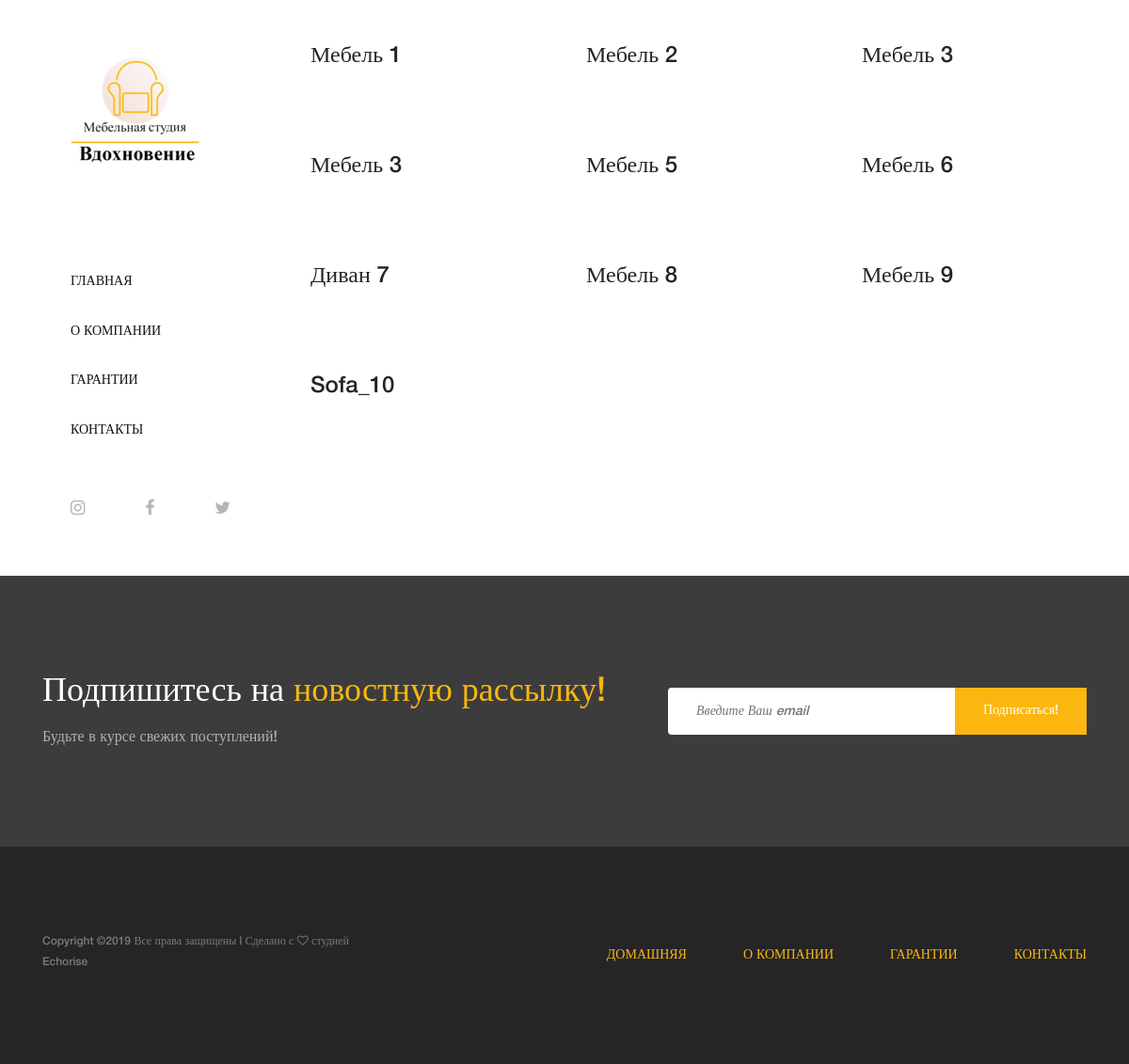
The page / on the database its author committed.
### sofas/models.py (models this page shows, shortened)
class SofaImage(models.Model):
    Sofa = models.ForeignKey(Sofa, blank=True, null=True, default=None, on_delete=models.CASCADE, verbose_name='Мебель')
    image = models.ImageField(upload_to='sofa_images/', verbose_name='Фотография')
    is_main = models.BooleanField(default=False, verbose_name='Главная')
    is_active = models.BooleanField(default=True, verbose_name='Актуально')
    created = models.DateTimeField(default=timezone.now, verbose_name='Дата загрузки')
    updated = models.DateTimeField(default=timezone.now, verbose_name='Дата редактирования')
    class Meta:
        verbose_name = 'Фотография мебели'
        verbose_name_plural = 'Фотографии мебели'

class Sofa(models.Model):
    name = models.CharField(max_length=64, blank=True, null=True, default=True, verbose_name='Наименование мебели')
    category = models.ForeignKey(SofaCategory, blank=True, null=True, default=True, on_delete=models.CASCADE, verbose_name='Категория мебели')
    price = models.DecimalField(max_digits=10, decimal_places=0, default=True, verbose_name='Цена')
    short_description = models.TextField(max_length=50, blank=True, null=True, default=None,verbose_name='Кр. описание')
    description = models.TextField(blank=True, null=True, default=None, verbose_name='Полное описание')
    is_active = models.BooleanField(default=True, verbose_name='В наличии?')
    created = models.DateTimeField(default=timezone.now, verbose_name='Дата создания записи')
    updated = models.DateTimeField(default=timezone.now, verbose_name='Дата редактирования записи')
    class Meta:
        verbose_name = 'Мебель'
        verbose_name_plural = 'Мебель'

### landing/views.py (the view)
# urls.py: url(r'^$', views.home, name='home'),
def home(request):
    sofas_images = SofaImage.objects.filter(is_active=True, is_main=True, Sofa__is_active=True)
    sofas_images_1 = sofas_images.filter(Sofa__category__id=1)
    form = SubscriberForm(request.POST or None)
    if request.method == "POST" and form.is_valid():
        print(request.POST)
        print(form.cleaned_data)
        data = form.cleaned_data
        print(form.cleaned_data["email"])
        new_form = form.save()
    return render(request, 'landing/home.html', locals())

### landing/forms.py
class SubscriberForm(forms.ModelForm):
    class Meta:
        model = Subscriber
        exclude = ["created", "updated"]

### templates/landing/home.html
{% extends 'base.html' %}
{% load static %}
{% block content %}
<div class="products-catagories-area clearfix">
    <div class="amado-pro-catagory clearfix">
        <form class="dl-horizontal form-group">
            {% for  sofa_image in sofas_images_1  %}
                {% include 'sofas/sofa_item.html' %}
            {% endfor %}
        </form>
    </div>
</div>
{% endblock content %}

### templates/sofas/sofa_item.html (shortened to what this page needs)
{% block content %}
{% load static %}
<div class="single-products-catagory clearfix">
    <a id="Sofa.id" href="{% url 'sofa' sofa_image.Sofa.id %}">
    </a>
    <div class="section-padding-10-50">
        <a id="Sofa.id" href="{% url 'sofa' sofa_image.Sofa.id %}">
            <h4>{{ sofa_image.Sofa.name }}</h4>
        </a>
    </div>
</div>
{% endblock %}

### static/static_dev/css/core-style.css (style rules this page uses)
* { margin: 0; padding: 0; }
body { font-family: "helveticaneuemedium"; font-size: 16px; }
h1, h2, h3, h4, h5, h6 { color: #242424; line-height: 1.3; font-weight: 400; }
a { -webkit-transition: all 500ms ease 0s; transition: all 500ms ease 0s; text-decoration: none; outline: 0 solid transparent; color: #131212; font-weight: 400; font-size: 12px; }
.section-padding-10-50 { padding-top: 10px; padding-bottom: 50px; padding-left: 10px; }
.main-content-wrapper .products-catagories-area { -webkit-box-flex: 0; -ms-flex: 0 0 calc(100% - 320px); flex: 0 0 calc(100% - 320px); width: calc(100% - 320px); max-width: calc(100% - 320px); }
.single-products-catagory { position: relative; z-index: 1; width: 33.33333%; top: 0; }
.single-products-catagory a { display: block; width: 100%; height: 100%; position: relative; z-index: 10; }
.single-products-catagory a::after { -webkit-transition-duration: 250ms; transition-duration: 250ms; position: absolute; width: 100%; height: 100%; top: 0; left: 0; content: ''; background-color: rgba(251, 183, 16, 0); z-index: 1; opacity: 0; visibility: visible; }

### rows shown on the page
SofaImage: Sofa.name "Мебель 1"
SofaImage: Sofa.name "Мебель 2"
SofaImage: Sofa.name "Мебель 3"
SofaImage: Sofa.name "Мебель 3"
SofaImage: Sofa.name "Мебель 5"
SofaImage: Sofa.name "Мебель 6"
SofaImage: Sofa.name "Диван 7"
SofaImage: Sofa.name "Мебель 8"
SofaImage: Sofa.name "Мебель 9"
SofaImage: Sofa.name "Sofa_10"
